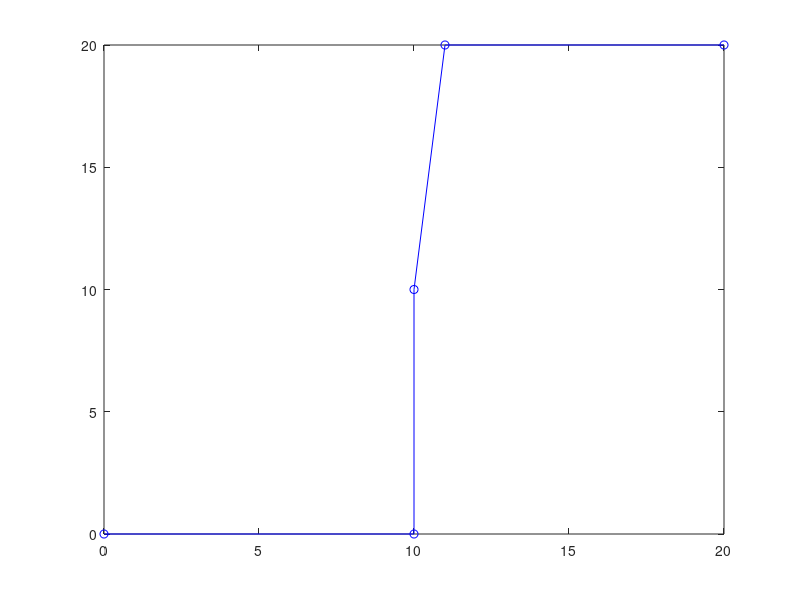

This figure's MATLAB source:
%% Hydrone_model %%

clc
clear
close all

%mass kg
m=25;
%MoI
i=zeros(3);
i(1,1)= .8125;
i(2,2)= 1.882;
i(3,3)= 2.2945;
%Damping Coe
b=1;
%
r=1;
%
L=1.16;
%
w=.7;



% 
% load("waypoints.mat")
% 
% 
% WGS1984(1,:) = [];
% WGS1984 = WGS1984 - WGS1984(1,:);
% WGS1984 = WGS1984(2:size(WGS1984),:);
% WGS1984 = [WGS1984(:,2),WGS1984(:,1),WGS1984(:,3)];
% WGS1984 = WGS1984 ;

WGS1984 = [ 0 0 0; 10 0 0; 10 10 0; 11 20 0; 20 20 0];%; 30 -10 0 ; 30 10 0];

starthead= atan2(WGS1984(1,2),WGS1984(1,1));

xWpt = WGS1984(:,1);
yWpt = WGS1984(:,2);
zWpt = WGS1984(:,3);
figure; plot(xWpt,yWpt,'bo-')

